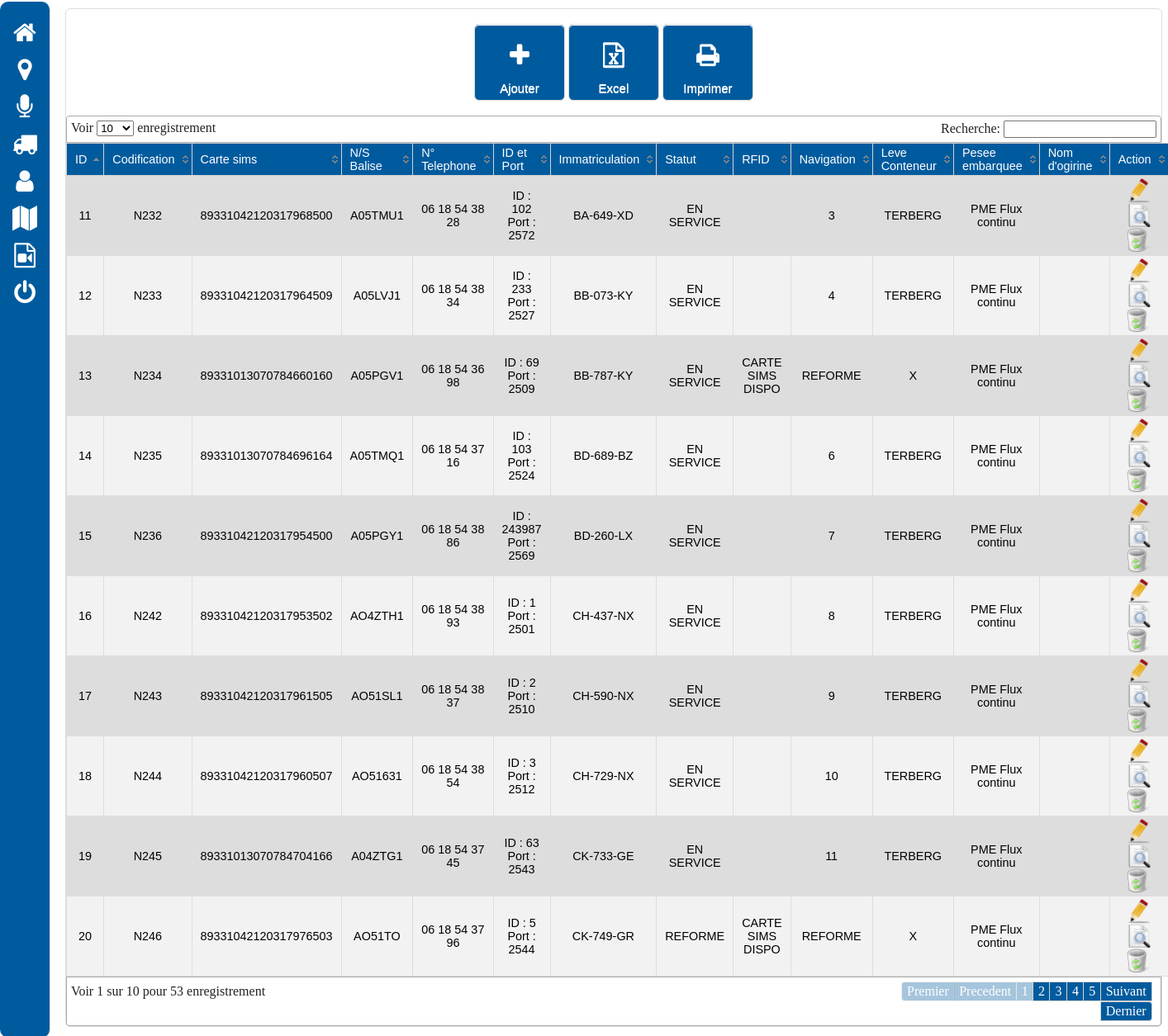
The page /balise/balise.php on the database its author committed.
### tables this page shows
CREATE TABLE `carte_sims` (
  `id` int(11) NOT NULL,
  `codification` text NOT NULL,
  `sim` text NOT NULL,
  `balise` text NOT NULL,
  `telephone` text NOT NULL,
  `IDPORT` text NOT NULL,
  `immatriculation` text NOT NULL,
  `statut` text NOT NULL,
  `RFID` text NOT NULL,
  `navigation` text NOT NULL,
  `LC` text NOT NULL,
  `pesee` text NOT NULL,
  `origin` text NOT NULL
);

### balise/balisetable.php (the view, shortened to what this page needs)
<?php require_once ("../dbconnection.php");
?>
<?php
					$sql="Select * from carte_sims";
					$res=$db->prepare($sql);
					$res->execute();
					$str="<div class='demo_jui'><table cellpadding='0' cellspacing='0' border='0' class='display' id='tbl' class='jtable'>";
					$str.="<thead><tr>  <th>ID</th>
															<th>Codification</th>
															<th>Carte sims</th>
															<th>N/S Balise</th>
															<th>N° Telephone</th>
															<th>ID et Port</th>
															<th>Immatriculation</th>
													    <th>Statut</th>
															<th>RFID</th>
															<th>Navigation</th>
															<th>Leve Conteneur</th>
															<th>Pesee embarquee</th>
															<th>Nom d'ogirine</th>
															<th>Action</th>
															</tr>
															</thead>
															<tbody>";
						while($row = $res->fetch(PDO::FETCH_ASSOC)){
							$str.="<tr><td>".$row['id']."</td>";
							$str.="<td>".$row['codification']."</td>";
							$str.="<td>".$row['sim']."</td>";
  						$str.="<td>".$row['balise']."</td>";
							$str.="<td>".$row['telephone']."</td>";
							$str.="<td>".$row['IDPORT']."</td>";
							$str.="<td>".$row['immatriculation']."</td>";
							$str.="<td>".$row['statut']."</td>";
							$str.="<td>".$row['RFID']."</td>";
							$str.="<td>".$row['navigation']."</td>";
							$str.="<td>".$row['LC']."</td>";
							$str.="<td>".$row['pesee']."</td>";
							$str.="<td>".$row['origin']."</td>";
							$str.="<td><center><a class='fancybox fancybox.ajax' href='addbalise.php?ppid=".$row['id']."' onclick='return update()'><img src = '../images/edit-icon.png' height='30' width='30' alt = 'edit' title = 'edit'/></a><a href='viewbalise.php?pid=".$row['id']."' onclick='return bura()' ><img src = '../images/view.png' height='30' width='30' alt = 'view' title = 'voir'/></a><a href='delbalise.php?pid=".$row['id']."' onclick='return bura()' ><img src = '../images/edit_delete.png' height='30' width='30' alt = 'delete' title = 'delete'/></a></center></td></tr>";
						}
						echo $str;
						echo "</tbody></table></div>";
                ?>
</body>
</html>

### balise/balise.php (shortened to what this page needs)
<html>
  <head>
    <link rel="stylesheet" href="../css/style.css" />
    <link rel="stylesheet" href="../css/menu.css" />
        <link rel="stylesheet" href="../css/button.css" />
        <link rel="stylesheet" href="https://cdnjs.cloudflare.com/ajax/libs/font-awesome/4.7.0/css/font-awesome.min.css">  <! LOGO FONT AWESOME >
  </head>
<body>
      <!DOCTYPE html>
      <?php
      require('../dbconnection.php');
      ?>
      <div class="grid-container">
        <div class="menu">
    <?php  include("../menu.php");
?>
        </div>
        <div class="boddy">
          <?php
include("balisebutton.php");
          include("balisetable.php");  ?>

### menu.php (shortened to what this page needs)
<html>
  <head>
    <link rel="stylesheet" href="../css/menu.css" />
  </head>
<nav class="main-menu">
            <ul>
                <li>
                    <a href="index.php">
                        <i class="fa fa-home fa-2x"></i>
                    </a>
                </li>
                <li class="has-subnav">
                    <a href="gestion_balise">
                  <i class="fa fa-map-marker"></i>
                    </a>
                </li>
                <li class="has-subnav">
                    <a href="gestion_radio">
                       <i class="	fa fa-microphone fa-2x"></i>
                    </a>
                </li>
                <li class="has-subnav">
                    <a href="gestion_bom">
                       <i class="	fa fa-truck fa-2x"></i>
                    </a>
                </li>
                <li>
                    <a href="profil.php">
                        <i class="fa fa-user fa-2x"></i>
                    </a>
                </li>
                <li>
                    <a href="plan.php">
                        <i class="fa fa-map fa-2x"></i>
                    </a>
                </li>
                <li>
                    <a href="cdr.php">
                        <i class="fa fa-file-video-o fa-2x"></i>
                    </a>
                </li
            </ul>
            <ul class="logout">
                <li>
                   <a href="logout.php">
                         <i class="fa fa-power-off fa-2x"></i>
                    </a>
                </li>
            </ul>
        </nav>
    </html>

### balise/balisebutton.php (shortened to what this page needs)
<!DOCTYPE html PUBLIC "-//W3C//DTD XHTML 1.0 Transitional//EN" "http://www.w3.org/TR/xhtml1/DTD/xhtml1-transitional.dtd">
<html xmlns="http://www.w3.org/1999/xhtml">
<head>
<link rel="stylesheet" type="text/css" href="../fancybox/jquery.fancybox.css?v=2.1.5" media="screen" />
</head>
<br>
<center><a href="addbalise.php" id="myButton" class="fancybox fancybox.ajax"><i class="fa fa-plus"><br></i><br> Ajouter</a>
<a href="baliseExport.php" id="myButton"><i class="fa fa-file-excel-o"><br></i><br> Excel</a>
<a id="myButton"  class="fancybox fancybox.ajax" onclick="javascript:window.print()"><i class="fa fa-print"><br></i><br> Imprimer</a>
<br>
<br>
</center>

### css/style.css (style rules this page uses)
.grid-container { display: grid; height: 100%; grid-template-columns: 5% 95%; grid-template-rows: 0.9fr; grid-gap: 1px 1px; grid-template-areas: "menu boddy"; }
.menu { grid-area: menu; border-width : 1px; border-color : black; float:right; }
.boddy { grid-area: boddy; border-width : 1px; margin-top: 2px; border: 1px solid #ddd; border-radius:6px; }
table { font-family: "Trebuchet MS", Arial, Helvetica, sans-serif; border-collapse: collapse; margin: 1%; background-color: #ddd; font-size: 90%; }
table td, table th, table tr { border: 1px solid #ddd; text-align: center; }
table tr:nth-child(even) { background-color: #f2f2f2; }
table th { text-align: left; background-color: #005B9E; color: white; }

### css/menu.css (style rules this page uses)
.fa-2x { font-size: 2em; }
.fa { position: relative; display: table-cell; width: 60px; height: 36px; text-align: center; vertical-align: middle; font-size:30px; padding-top: 15px; }
.main-menu { margin-top: 10px; background:#005B9E; border-right:1px solid #e5e5e5; position:absolute; top:0; bottom:0; height:100%; left:0; width:60px; overflow:hidden; -webkit-transition:width .05s linear; transition:width .05s linear; -webkit-transform:translateZ(0) scale(1,1); z-index:1000; border-radius: 10px; margin-top: 2px; }
.main-menu>ul { margin:7px 0; }
.main-menu li { position:relative; display:block; width:250px; }
.main-menu li>a { position:relative; display:table; border-collapse:collapse; border-spacing:0; color:white; font-family: arial; font-size: 14px; text-decoration:none; -webkit-transform:translateZ(0) scale(1,1); -webkit-transition:all .1s linear; transition:all .1s linear; }
nav { -webkit-user-select:none; -moz-user-select:none; -ms-user-select:none; -o-user-select:none; user-select:none; }
nav ul,nav li { outline:0; margin:0; padding:0; }

### css/button.css (style rules this page uses)
#myButton { -moz-box-shadow:inset 0px 1px 0px 0px #ffffff; -webkit-box-shadow:inset 0px 1px 0px 0px #ffffff; box-shadow:inset 0px 1px 0px 0px #ffffff; background:-webkit-gradient(linear, left top, left bottom, color-stop(0.05, #ededed), color-stop(1, #dfdfdf)); background:-moz-linear-gradient(top, #ededed 5%, #dfdfdf 100%); background:-webkit-linear-gradient(top, #ededed 5%, #dfdfdf 100%); background:-o-linear-gradient(top, #ededed 5%, #dfdfdf 100%); background:-ms-linear-gradient(top, #ededed 5%, #dfdfdf 100%); background:linear-gradient(to bottom, #ededed 5%, #dfdfdf 100%); filter:progid:DXImageTransform.Microsoft.gradient(startColorstr='#ededed', endColorstr='#dfdfdf',GradientType=0); background: #005B9E; -moz-border-radius:6px; -webkit-border-radius:6px; border-radius:6px; border:1px solid #dcdcdc; display:inline-block; cursor:pointer; color:white; font-family:arial; font-size:15px; padding:6px 24px; text-decoration:none; text-shadow:0px 1px 0px #ffffff; }

### css/demo_table_jui.css (style rules this page uses)
table.display thead th { cursor: pointer; padding: 3px 0 3px 10px; }
table.display { border-collapse: collapse; clear: both; margin: 0 auto; width: 100%; }
table.display td { padding: 3px 10px; }

### rows shown on the page
carte_sims: id "11", codification "N232", sim "89331042120317968500", balise "A05TMU1", telephone "06 18 54 38 28", IDPORT "ID : 102 Port : 2572", immatriculation "BA-649-XD", statut "EN SERVICE", navigation "3", LC "TERBERG", pesee "PME Flux continu"
carte_sims: id "12", codification "N233", sim "89331042120317964509", balise "A05LVJ1", telephone "06 18 54 38 34", IDPORT "ID : 233 Port : 2527", immatriculation "BB-073-KY", statut "EN SERVICE", navigation "4", LC "TERBERG", pesee "PME Flux continu"
carte_sims: id "13", codification "N234", sim "89331013070784660160", balise "A05PGV1", telephone "06 18 54 36 98", IDPORT "ID : 69 Port : 2509", immatriculation "BB-787-KY", statut "EN SERVICE", RFID "CARTE SIMS DISPO", navigation "REFORME", LC "X", pesee "PME Flux continu"
carte_sims: id "14", codification "N235", sim "89331013070784696164", balise "A05TMQ1", telephone "06 18 54 37 16", IDPORT "ID : 103 Port : 2524", immatriculation "BD-689-BZ", statut "EN SERVICE", navigation "6", LC "TERBERG", pesee "PME Flux continu"
carte_sims: id "15", codification "N236", sim "89331042120317954500", balise "A05PGY1", telephone "06 18 54 38 86", IDPORT "ID : 243987 Port : 2569", immatriculation "BD-260-LX", statut "EN SERVICE", navigation "7", LC "TERBERG", pesee "PME Flux continu"
carte_sims: id "16", codification "N242", sim "89331042120317953502", balise "AO4ZTH1", telephone "06 18 54 38 93", IDPORT "ID : 1 Port : 2501", immatriculation "CH-437-NX", statut "EN SERVICE", navigation "8", LC "TERBERG", pesee "PME Flux continu"
carte_sims: id "17", codification "N243", sim "89331042120317961505", balise "AO51SL1", telephone "06 18 54 38 37", IDPORT "ID : 2 Port : 2510", immatriculation "CH-590-NX", statut "EN SERVICE", navigation "9", LC "TERBERG", pesee "PME Flux continu"
carte_sims: id "18", codification "N244", sim "89331042120317960507", balise "AO51631", telephone "06 18 54 38 54", IDPORT "ID : 3 Port : 2512", immatriculation "CH-729-NX", statut "EN SERVICE", navigation "10", LC "TERBERG", pesee "PME Flux continu"
carte_sims: id "19", codification "N245", sim "89331013070784704166", balise "A04ZTG1", telephone "06 18 54 37 45", IDPORT "ID : 63 Port : 2543", immatriculation "CK-733-GE", statut "EN SERVICE", navigation "11", LC "TERBERG", pesee "PME Flux continu"
carte_sims: id "20", codification "N246", sim "89331042120317976503", balise "AO51TO", telephone "06 18 54 37 96", IDPORT "ID : 5 Port : 2544", immatriculation "CK-749-GR", statut "REFORME", RFID "CARTE SIMS DISPO", navigation "REFORME", LC "X", pesee "PME Flux continu"
